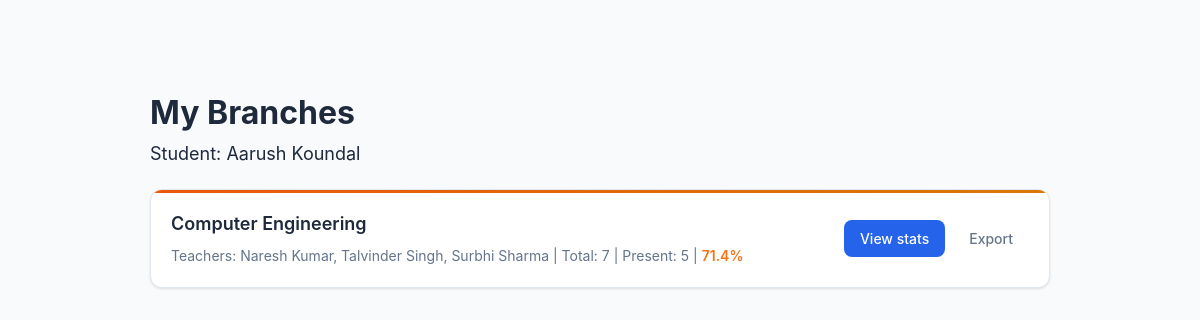
Page /student/subjects (signed in) on the committed database.
### app.py (models this page shows)
class User(db.Model):
    id = db.Column(db.Integer, primary_key=True)
    role = db.Column(db.String(20), nullable=False)
    name = db.Column(db.String(100), nullable=False)
    email = db.Column(db.String(100), unique=True, nullable=False)
    password = db.Column(db.String(200), nullable=False)
    roll_number = db.Column(db.String(20), nullable=True)
    branch = db.Column(db.String(100), nullable=True)
    semester = db.Column(db.String(20), nullable=True)
    department = db.Column(db.String(100), nullable=True)

class Attendance(db.Model):
    id = db.Column(db.Integer, primary_key=True)
    student_id = db.Column(db.Integer, db.ForeignKey("user.id"), nullable=False)
    teacher_id = db.Column(db.Integer, db.ForeignKey("user.id"), nullable=False)
    subject = db.Column(db.String(100), nullable=False)
    branch = db.Column(db.String(100), nullable=True)
    semester = db.Column(db.String(20), nullable=True)
    date = db.Column(db.Date, nullable=False, default=date.today)
    status = db.Column(db.String(20), nullable=False, default="absent")
    student = db.relationship(
        "User", foreign_keys=[student_id], backref="attendance_as_student"
    )
    teacher = db.relationship(
        "User", foreign_keys=[teacher_id], backref="attendance_as_teacher"
    )

### app.py (the view, shortened to what this page needs)
@app.route("/student/subjects")
def student_subjects():
    if session.get("role") != "student":
        abort(403)
    student = User.query.get(session.get("user_id"))
    if not student:
        abort(404)
    records_for_student = Attendance.query.filter_by(student_id=student.id).all()
    branches = sorted(
        {(r.branch or "").strip() for r in records_for_student if (r.branch or "").strip()},
        key=lambda x: x.lower(),
    )
    fallback = False
    subjects_info = []
    for branch_name in branches:
        total_sessions = (
            db.session.query(func.count(func.distinct(Attendance.date)))
            .filter(Attendance.branch == branch_name)
            .scalar()
            or 0
        )
        present_count = (
            db.session.query(Attendance)
            .filter(
                Attendance.branch == branch_name,
                Attendance.student_id == student.id,
                func.lower(Attendance.status) == "present",
            )
            .count()
        )
        last_rec = (
            db.session.query(Attendance.date)
            .filter(Attendance.branch == branch_name)
            .order_by(Attendance.date.desc())
            .first()
        )
        last_date = last_rec[0].isoformat() if last_rec else None
        teacher_rows = (
            db.session.query(User.name)
            .join(Attendance, Attendance.teacher_id == User.id)
            .filter(Attendance.branch == branch_name)
            .distinct()
            .all()
        )
        teacher_names = ", ".join([t[0] for t in teacher_rows]) if teacher_rows else ""
        percent = (
            round((present_count / total_sessions) * 100, 1)
            if total_sessions > 0
            else 0
        )
        enrolled = (
            Attendance.query.filter(
                Attendance.branch == branch_name,
                Attendance.student_id == student.id,
            ).count()
            > 0
        )
        subjects_info.append(
            {
                "branch": branch_name,
                "total_sessions": total_sessions,
                "present_count": present_count,
                "present_percent": percent,
                "last_date": last_date,
                "teachers": teacher_names,
                "enrolled": enrolled,
            }
        )
    return render_template(
        "student_subjects.html",
        student=student,
        subjects_info=subjects_info,
        fallback=fallback,
    )

### templates/student_subjects.html (shortened to what this page needs)
﻿<!DOCTYPE html>
<html lang="en">
<head>
  <link rel="stylesheet" href="{{ url_for('static', filename='style.css') }}">
</head>
<body>
  <div class="wrap">
    <h1>My Branches</h1>
    <div style="font-size:18px;margin-bottom:18px;">Student: {{ student.name }}</div>
    {% for s in subjects_info %}
      <div class="card">
        <div class="left">
          <div class="subject">{{ s.branch }}</div>
          <div class="meta">
            Teachers: {{ s.teachers or '-' }} |
            Total: {{ s.total_sessions }} |
            Present: {{ s.present_count }} |
            <strong>
              {% if s.present_percent >= 75 %}
                <span style="color: #22c55e;">{{ s.present_percent }}%</span>
              {% elif s.present_percent >= 40 %}
                <span style="color: #f97316;">{{ s.present_percent }}%</span>
              {% else %}
                <span style="color: #ef4444;">{{ s.present_percent }}%</span>
              {% endif %}
            </strong>
          </div>
        </div>
        <div class="actions">
          <button class="btn-main" onclick="window.location.href='/student/classes'">
              View stats
          </button>
          <button class="btn-ghost" onclick="downloadCSV('{{ s.branch }}')">Export</button>
        </div>
      </div>
    {% endfor %}
  </div>
</body>
</html>

### static/style.css (style rules this page uses)
* { margin: 0; padding: 0; box-sizing: border-box; }
:root { --primary: #2563eb; --primary-dark: #1e40af; --primary-light: #3b82f6; --primary-gradient: linear-gradient(135deg, #2563eb 0%, #3b82f6 100%); --secondary: #06b6d4; --secondary-gradient: linear-gradient(135deg, #06b6d4 0%, #0891b2 100%); --accent: #dc2626; --accent-warm: #ea580c; --accent-warm-gradient: linear-gradient(135deg, #ea580c 0%, #d97706 100%); --success: #16a34a; --success-gradient: linear-gradient(135deg, #16a34a 0%, #15803d 100%); --warning: #ca8a04; --warning-gradient: linear-gradient(135deg, #ca8a04 0%, #b45309 100%); --purple: #9333ea; --purple-gradient: linear-gradient(135deg, #9333ea 0%, #7c3aed 100%); --pink: #ec4899; --pink-gradient: linear-gradient(135deg, #ec4899 0%, #db2777 100%); --indigo: #4f46e5; --indigo-gradient: linear-gradient(135deg, #4f46e5 0%, #4338ca 100%); --bg-dark: #f8fafc; --bg-darker: #f1f5f9; --card-bg: #ffffff; --border-color: #e2e8f0; --text-light: #1e293b; --text-muted: #64748b; --text-dark: #334155; --shadow: 0 1px 3px rgba(0, 0, 0, 0.08), 0 1px 2px rgba(0, 0, 0, 0.04); --shadow-md: 0 4px 6px rgba(0, 0, 0, 0.1), 0 2px 4px rgba(0, 0, 0, 0.06); --shadow-lg: 0 10px 15px rgba(0, 0, 0, 0.1), 0 4px 6px rgba(0, 0, 0, 0.05); --radius: 8px; --font-sans: -apple-system, BlinkMacSystemFont, 'Segoe UI', 'Roboto', 'Oxygen', 'Ubuntu', 'Cantarell', sans-serif; }
body { font-family: var(--font-sans); background: var(--bg-dark); color: var(--text-light); line-height: 1.6; }
.card { background: var(--card-bg); border-radius: var(--radius); padding: 20px; box-shadow: var(--shadow); border: 1px solid var(--border-color); }
h1, h2, h3, h4, h5, h6 { font-weight: 600; line-height: 1.2; color: var(--text-light); }
h1 { font-size: 28px; }
button { padding: 10px; background: #2575fc; color: #fff; border: none; border-radius: 6px; font-size: 16px; cursor: pointer; transition: background 0.3s; }
body { background: linear-gradient(135deg, #6a11cb 0%, #2575fc 100%); font-family: "Poppins", Arial, sans-serif; }
.card { background: #fff; border-radius: 10px; box-shadow: 0 4px 8px rgba(0, 0, 0, 0.1); padding: 20px; margin: 20px 0; }

### templates/student_subjects.html (style rules this page uses)
* { margin: 0; padding: 0; box-sizing: border-box; }
body { font-family: 'Inter', -apple-system, BlinkMacSystemFont, 'Segoe UI', sans-serif; background: var(--bg-dark); color: var(--text-light); padding: 28px; }
.wrap { max-width: 900px; margin: 40px auto; }
h1 { font-size: 32px; font-weight: 700; margin-bottom: 8px; color: var(--text-light); }
.card { background: var(--card-bg); padding: 20px; margin-bottom: 16px; border-radius: 12px; display: flex; justify-content: space-between; align-items: center; border: 1px solid var(--border-color); box-shadow: var(--shadow); transition: all 0.2s ease; position: relative; overflow: hidden; }
.card::before { content: ''; position: absolute; top: 0; left: 0; right: 0; height: 3px; background: var(--primary-gradient); }
.card:nth-child(3)::before { background: var(--accent-warm-gradient); }
.left { flex: 1; }
.subject { font-size: 18px; font-weight: 600; margin-bottom: 6px; color: var(--text-light); }
.meta { font-size: 14px; color: var(--text-muted); }
.meta strong { font-weight: 600; }
.actions { display: flex; gap: 8px; flex-wrap: wrap; }
.actions button { padding: 10px 16px; font-size: 14px; border: none; border-radius: 8px; cursor: pointer; font-weight: 500; transition: all 0.2s ease; font-family: inherit; }
.btn-main { background: var(--primary); color: white; }
.btn-ghost { background: transparent; border: 1px solid var(--border-color); color: var(--text-muted); }

### rows in the picture
User: name "Aarush Koundal"
Attendance: branch "Computer Engineering", teachers "Naresh Kumar, Talvinder Singh, Surbhi Sharma", total_sessions "7", present_count "5", present_percent "71.4"
